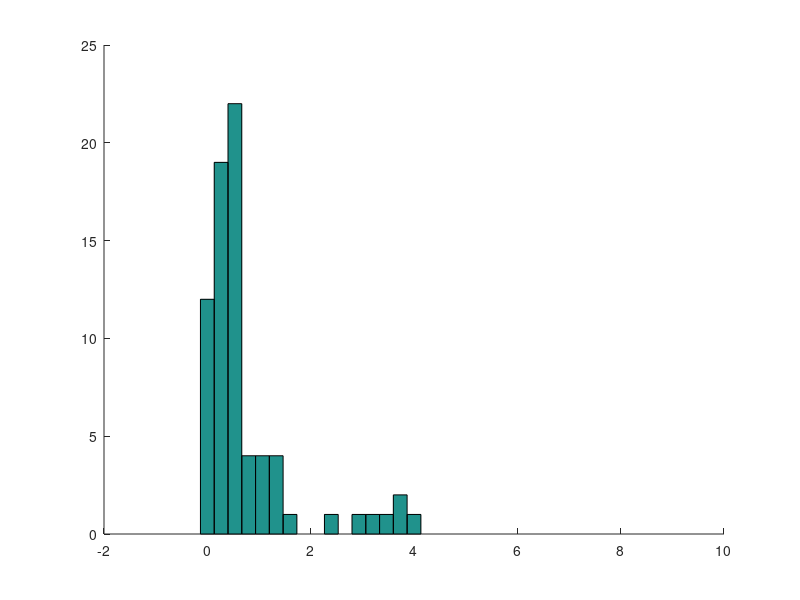

Recreate this plot in MATLAB. (Note: this script raises an error after producing the figure.)
%displays the firing rate for ALL (combined) data

load dFrate_all

pc_bin=(0: 8/30 : ceil(max(nuPC_ev)))';
figure
hold on
hist(nuPC_sp,pc_bin)
histf(nuPC_ev,pc_bin,'Facecolor','none','Edgecolor','r','LineWidth',3)
set(gca,'FontSize',18)
xlabel('Firing Rate (Hz)')
legend('Spontaneous','Evoked')
title('Piriform Cortex')
dim = [.5 .3 .3 .3];
str1 = ['Spont. Rate: ',num2str(mean(nuPC_sp),2),'\pm',num2str(std(nuPC_sp),2)];
tb=annotation('textbox',dim,'String',str1,'FitBoxToText','on');
set(tb,'FontSize',18)
dim = [.5 .2 .3 .3];
str2 = ['Evoked Rate: ',num2str(mean(nuPC_ev),2),'\pm',num2str(std(nuPC_ev),2)];
tb=annotation('textbox',dim,'String',str2,'FitBoxToText','on');
set(tb,'FontSize',18)

ob_bin=(0: 1 : ceil(max(nuOB_ev))-1)' + 0.5;
figure
hold on
hist(nuOB_sp,ob_bin)
histf(nuOB_ev,ob_bin,'Facecolor','none','Edgecolor','r','LineWidth',3)
set(gca,'FontSize',18)
xlabel('Firing Rate (Hz)')
legend('Spontaneous','Evoked')
title('Olfactory Bulb')
dim = [.5 .3 .3 .3];
str1 = ['Spont. Rate: ',num2str(mean(nuOB_sp),2),'\pm',num2str(std(nuOB_sp),2)];
tb=annotation('textbox',dim,'String',str1,'FitBoxToText','on');
set(tb,'FontSize',18)
dim = [.5 .2 .3 .3];
str2 = ['Evoked Rate: ',num2str(mean(nuOB_ev),2),'\pm',num2str(std(nuOB_ev),2)];
tb=annotation('textbox',dim,'String',str2,'FitBoxToText','on');
set(tb,'FontSize',18)
